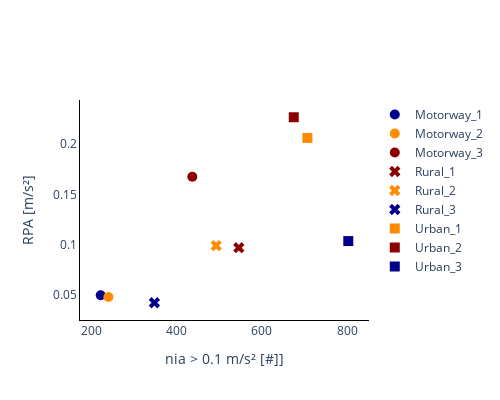

The notebook cell this image was saved under:
### Code cell
# Definir un diccionario que asigna formas a cada categoría
shapes = {'Motorway_1': 'circle', 'Motorway_2': 'circle', 'Motorway_3': 'circle',
          'Rural_1': 'x', 'Rural_2': 'x', 'Rural_3': 'x',
          'Urban_1': 'square', 'Urban_2': 'square', 'Urban_3': 'square'}

# Definir un diccionario que asigna colores a cada categoría
colors = {'Motorway_1': 'darkblue', 'Motorway_2': 'darkorange', 'Motorway_3': 'darkred',
          'Rural_1': 'darkred', 'Rural_2': 'darkorange', 'Rural_3': 'darkblue',
          'Urban_1': 'darkorange', 'Urban_2': 'darkred', 'Urban_3': 'darkblue'}

# Crear el gráfico de dispersión con diferentes formas y colores para cada categoría
fig = go.Figure()

# Iterar sobre cada categoría en tu lista predefinida de categorías
for categoria, shape in shapes.items():
    # Filtrar el DataFrame por la categoría actual
    df_categoria = df_final_T[df_final_T['ciclo'] == categoria]
    
    # Agregar una traza para la categoría actual con la forma y color correspondientes
    fig.add_trace(go.Scatter(
        x=df_categoria['n_ia_pos'],
#         y=df_categoria['i'],
        y=df_categoria['RPA'],
        mode='markers',
        name=categoria,
        marker=dict(symbol=shape, size=10, color=colors[categoria])
    ))
    
# Actualizar ejes
fig.update_xaxes(showline=True, linewidth=1, linecolor='black', title_text="nia > 0.1 m/s² [#]]")
# fig.update_yaxes(showline=True, linewidth=1, linecolor='black', title_text="IDI [m/s]")  
fig.update_yaxes(showline=True, linewidth=1, linecolor='black', title_text="RPA [m/s²]")
fig.update_layout(height=400, width=500, plot_bgcolor="white")
# Mostrar el gráfico
fig.show()

### Figure 1 — Plotly figure (JSON) as saved in the notebook; plotly's stock layout.template omitted (floating-point values rounded to 4 significant figures)
{"data": [{"marker": {"color": "darkblue", "size": 10, "symbol": "circle"}, "mode": "markers", "name": "Motorway_1", "type": "scatter", "x": [222], "y": [0.04966]}, {"marker": {"color": "darkorange", "size": 10, "symbol": "circle"}, "mode": "markers", "name": "Motorway_2", "type": "scatter", "x": [240], "y": [0.0479]}, {"marker": {"color": "darkred", "size": 10, "symbol": "circle"}, "mode": "markers", "name": "Motorway_3", "type": "scatter", "x": [437], "y": [0.1676]}, {"marker": {"color": "darkred", "size": 10, "symbol": "x"}, "mode": "markers", "name": "Rural_1", "type": "scatter", "x": [546], "y": [0.09695]}, {"marker": {"color": "darkorange", "size": 10, "symbol": "x"}, "mode": "markers", "name": "Rural_2", "type": "scatter", "x": [493], "y": [0.09907]}, {"marker": {"color": "darkblue", "size": 10, "symbol": "x"}, "mode": "markers", "name": "Rural_3", "type": "scatter", "x": [348], "y": [0.0422]}, {"marker": {"color": "darkorange", "size": 10, "symbol": "square"}, "mode": "markers", "name": "Urban_1", "type": "scatter", "x": [707], "y": [0.2061]}, {"marker": {"color": "darkred", "size": 10, "symbol": "square"}, "mode": "markers", "name": "Urban_2", "type": "scatter", "x": [675], "y": [0.2267]}, {"marker": {"color": "darkblue", "size": 10, "symbol": "square"}, "mode": "markers", "name": "Urban_3", "type": "scatter", "x": [803], "y": [0.1036]}], "layout": {"height": 400, "plot_bgcolor": "white", "width": 500, "xaxis": {"linecolor": "black", "linewidth": 1, "showline": true, "title": {"text": "nia > 0.1 m/s² [#]]"}}, "yaxis": {"linecolor": "black", "linewidth": 1, "showline": true, "title": {"text": "RPA [m/s²]"}}}}
